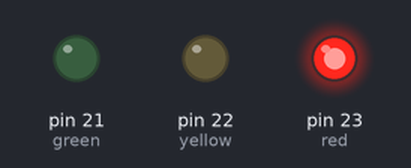
A program run on a simulated MicroPython board. On the bench: output pins drawn as LEDs (lit = HIGH).

Above: at 2.5 s.
At 7.5 s:
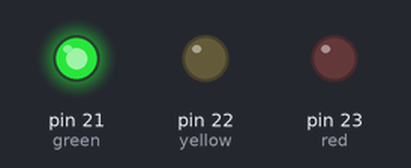
At 11.0 s:
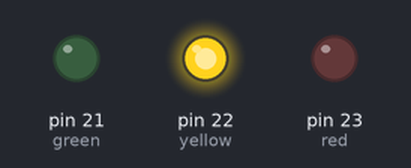
Timing chart, 0 to 15.6 s (numbered marks = the images above):
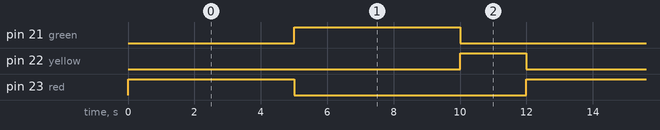

The program:

main.py
```python
from machine import Pin
from time import sleep

red=Pin(23,Pin.OUT)
green=Pin(21,Pin.OUT)
yellow=Pin(22,Pin.OUT)

while True:
    red.value(1)
    green.value(0)
    yellow.value(0)
    sleep(5)

    red.value(0)
    green.value(1)
    yellow.value(0)
    sleep(5)

    red.value(0)
    green.value(0)
    yellow.value(1)
    sleep(2)
```

Measured:
- by itself, pin 21 (green), pin 23 (red): alternates HIGH for 5.0 s and LOW for 7.0 s
- by itself, pin 22 (yellow): alternates HIGH for 2.0 s and LOW for 10.0 s
- by itself, everything shown: repeats every 12.0 s, in 3 steps
